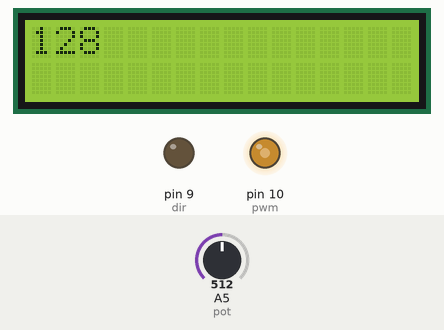
A sketch run on a simulated Arduino Uno, built with avr-gcc and run on an emulated ATmega328P. Parts: 16×2 character LCD, output pins drawn as LEDs (lit = HIGH). Inputs (shaded band) come from the test bench; at power-on: A5 (pot) = 512.

Above: at 1.2 s.
1.3 s: A5 (pot) set to 716
At 2.1 s:
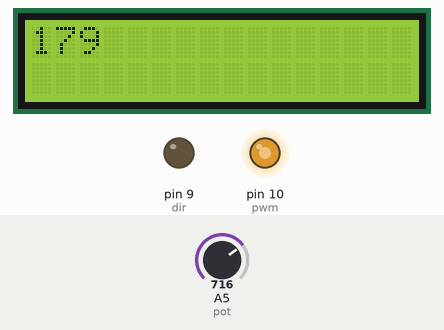
2.8 s: A5 (pot) set to 900
At 3.3 s:
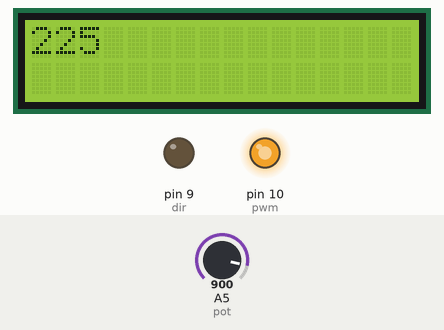
4.3 s: A5 (pot) set to 122
At 5.5 s:
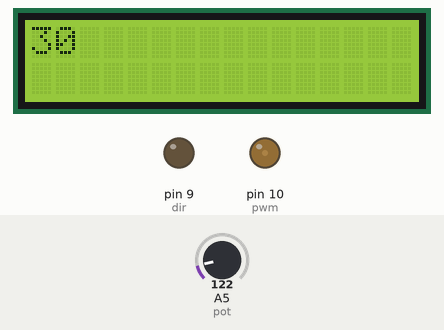
5.8 s: A5 (pot) set to 0
At 6.7 s:
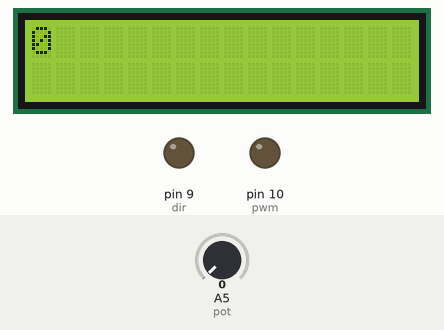
Timing chart, 0 to 8.3 s (numbered marks = the images above; inputs shaded):
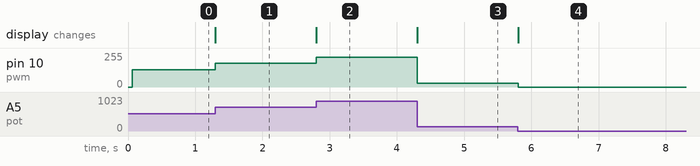

The sketch:

PWM_test.ino
```cpp
// LCD Pin Map:
// L4 (RS) -> D7
// L6 (EN) -> D6
// L11 (DB4)-> D5
// L12 (DB5)-> D4
// L13 (DB6)-> D3
// L14 (DB7)-> D2

#include <PWM.h>
#include <LiquidCrystal.h>
#include <string.h>

// initialize the library by associating any needed LCD interface pin
// with the arduino pin number it is connected to
const int rs = 7, en = 6, d4 = 5, d5 = 4, d6 = 3, d7 = 2;
LiquidCrystal lcd(rs, en, d4, d5, d6, d7);

// LCD Constants
int rawValue; // raw reading
int oldValue; // for deadband
byte Byte; // final byte
byte oldByte; // for printing


const int pwm = 10; // pin 10 as pwm
int32_t frequency = 20000; // 20kHz
const int dir = 9;  // pin 9 as dir
int i=0;

void setup(){
  InitTimersSafe();

  bool success_pwm = SetPinFrequencySafe(pwm, frequency);
  //bool success_dir = SetPinFrequencySafe(dir, frequency);

  if(success_pwm) {
    pinMode(pwm,OUTPUT); //declare pin pwm as OUTPUT
  }


  pinMode(dir,OUTPUT); //declare pin dir as OUTPUT

  lcd.begin(16, 2);

}


void loop(){
    // Set direction first;
  digitalWrite(dir,LOW);  // if DIR pin is HIGH, B will HIGH ; if DIR pin is LOW, A will HIGH
    // 100% = 255
    // 75%  = 191
    // 50%  = 127
    // 25%  = 64
  // set the cursor to column 0, line 1
  // (note: line 1 is the second row, since counting begins with 0):
  lcd.setCursor(0, 0);
   // rawValue = analogRead(A0); // dummy read, if needed
  rawValue = analogRead(A5); // read pot
  if (rawValue < (oldValue - 5) || rawValue > (oldValue + 5)) { // add some deadband
    oldValue = rawValue; // update value
    Byte = oldValue >> 2; // convert 10-bit to 8-bit
    // Byte = map(oldValue, 0 , 1023, 0, 255);
    //Byte = oldValue;
    if (oldByte != Byte) { // only print if value changes
      // lcd.print("Byte is: ");
      if (Byte < 1000)
        lcd.print("   ");
      if (Byte < 100)
        lcd.print("  ");
      if (Byte < 10)
        lcd.print(" ");

      lcd.setCursor(0, 0);
      lcd.print(Byte);

      oldByte = Byte; // update value
      pwmWrite(pwm, Byte);
    }
  }
}
```

Measured:
- after the input at 1.3 s, pin 10 (pwm): 128/255 → 179/255 at once; the display: changes at once (image 1)
- after the input at 2.8 s, pin 10 (pwm): 179/255 → 225/255 at once; the display: changes at once (image 2)
- after the input at 4.3 s, pin 10 (pwm): 225/255 → 30/255 at once; the display: changes at once (image 3)
- after the input at 5.8 s, pin 10 (pwm): 30/255 → 0/255 at once; the display: changes at once (image 4)
